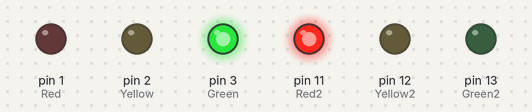
The sketch below on a simulated Arduino Uno, built with avr-gcc and run on an emulated ATmega328P. Parts: output pins drawn as LEDs (lit = HIGH).

Above: at 4.5 s.
At 9.5 s:
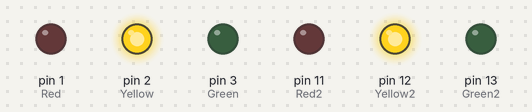
At 14.5 s:
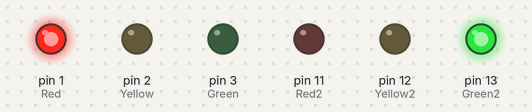
Timing chart, 0 to 26.0 s (numbered marks = the images above):
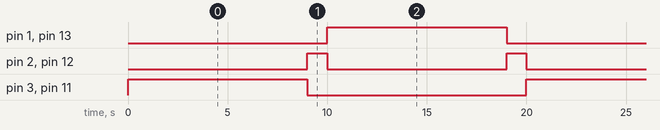

The sketch:

project_power1.ino
```cpp
// C++ code
//
int Green=3;
 int Yellow=2;
  int Red=1;
int Green2=13;
int Yellow2=12;
  int Red2=11;

void setup()
{
  pinMode(Green,OUTPUT);
  pinMode(Yellow,OUTPUT);
  pinMode(Red,OUTPUT);
  pinMode(Green2,OUTPUT);
  pinMode(Yellow2,OUTPUT);
  pinMode(Red2,OUTPUT);
}

void loop()
{
digitalWrite(Green,HIGH);
digitalWrite(Red2,HIGH);
  delay(9000);

digitalWrite(Green,LOW);
digitalWrite(Red2,LOW);

digitalWrite(Yellow2,HIGH);
digitalWrite(Yellow,HIGH);
  delay(1000);

digitalWrite(Yellow,LOW);
digitalWrite(Yellow2,LOW);

  digitalWrite(Green2,HIGH);
digitalWrite(Red,HIGH);
  delay(9000);

digitalWrite(Green2,LOW);
digitalWrite(Red,LOW);

digitalWrite(Yellow2,HIGH);
digitalWrite(Yellow,HIGH);
  delay(1000);

digitalWrite(Yellow2,LOW);
digitalWrite(Yellow,LOW);
}
```

Measured:
- by itself, pin 1 (Red), pin 3 (Green), pin 11 (Red2), pin 13 (Green2): alternates HIGH for 9.0 s and LOW for 11.0 s
- by itself, pin 2 (Yellow), pin 12 (Yellow2): alternates HIGH for 1.0 s and LOW for 9.0 s
- by itself, everything shown: repeats every 20.0 s, in 5 steps
